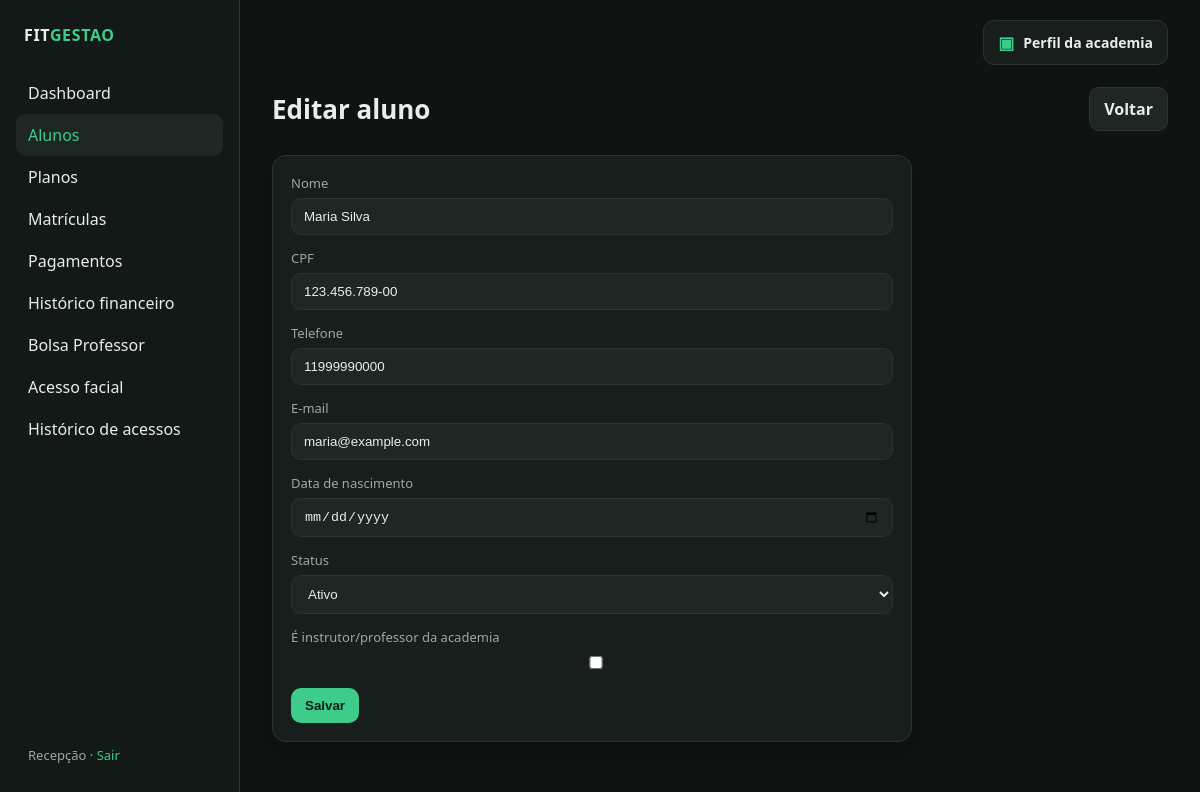
The page /alunos/1/editar (signed in) on the database its author committed.
### app/models.py (models this page shows)
class User(UserMixin, db.Model):
    id = db.Column(db.Integer, primary_key=True)
    username = db.Column(db.String(80), unique=True, nullable=False)
    name = db.Column(db.String(120), nullable=False)
    password_hash = db.Column(db.String(255), nullable=False)
    payments = db.relationship("Payment", backref="registered_by", lazy=True)

class Student(db.Model):
    id = db.Column(db.Integer, primary_key=True)
    name = db.Column(db.String(120), nullable=False)
    document = db.Column(db.String(20), unique=True, nullable=False)
    phone = db.Column(db.String(30), nullable=True)
    email = db.Column(db.String(120), nullable=True)
    birth_date = db.Column(db.Date, nullable=True)
    status = db.Column(db.String(20), nullable=False, default="ativo")
    is_instructor = db.Column(db.Boolean, nullable=False, default=False)
    controlid_user_id = db.Column(db.Integer, unique=True, nullable=True)
    face_registered = db.Column(db.Boolean, nullable=False, default=False)
    created_at = db.Column(db.DateTime, server_default=db.func.now())
    enrollments = db.relationship(
        "Enrollment", backref="student", lazy=True, order_by="Enrollment.start_date.desc()"
    )

### app/routes/students.py (the view, shortened to what this page needs)
@bp.route("/<int:student_id>/editar", methods=["GET", "POST"])
@login_required
def edit(student_id):
    student = Student.query.get_or_404(student_id)
    form = StudentForm(obj=student)
    return render_template(
        "students/form.html", form=form, title="Editar aluno", student=student
    )

### app/forms.py
class StudentForm(FlaskForm):
    name = StringField("Nome", validators=[DataRequired(), Length(max=120)])
    document = StringField("CPF", validators=[DataRequired(), Length(max=20)])
    phone = StringField("Telefone", validators=[Optional(), Length(max=30)])
    email = StringField("E-mail", validators=[Optional(), Email(), Length(max=120)])
    birth_date = DateField("Data de nascimento", validators=[Optional()])
    status = SelectField(
        "Status",
        choices=[("ativo", "Ativo"), ("inativo", "Inativo")],
        default="ativo",
    )
    is_instructor = BooleanField("É instrutor/professor da academia")

### app/templates/students/form.html (shortened to what this page needs)
{% extends "base.html" %}
{% block content %}
<div class="topbar">
  <h1>{{ title }}</h1>
  <a class="btn secondary" href="{{ url_for('students.list_students') }}">Voltar</a>
</div>
<div class="card" style="max-width:640px">
  <form method="post">
    {% for field in [form.name, form.document, form.phone, form.email, form.birth_date, form.status, form.is_instructor] %}
    <div class="field">
      {{ field.label }}
      {{ field() }}
    </div>
    {% endfor %}
    <button class="btn" type="submit">Salvar</button>
  </form>
</div>
{% endblock %}

### app/templates/base.html (shortened to what this page needs)
<!doctype html>
<html lang="pt-BR">
<head>
  <link rel="stylesheet" href="{{ url_for('static', filename='css/style.css') }}">
</head>
<body>
<div class="layout">
  <aside class="sidebar">
    <p class="brand">FIT<span>GESTAO</span></p>
    <nav class="nav">
      <a href="{{ url_for('dashboard.index') }}" class="{{ 'active' if request.endpoint == 'dashboard.index' }}">Dashboard</a>
      <a href="{{ url_for('students.list_students') }}" class="{{ 'active' if request.endpoint and request.endpoint.startswith('students.') }}">Alunos</a>
      <a href="{{ url_for('plans.list_plans') }}" class="{{ 'active' if request.endpoint and request.endpoint.startswith('plans.') }}">Planos</a>
      <a href="{{ url_for('enrollments.list_enrollments') }}" class="{{ 'active' if request.endpoint and request.endpoint.startswith('enrollments.') }}">Matrículas</a>
      <a href="{{ url_for('payments.list_payments') }}" class="{{ 'active' if request.endpoint and request.endpoint.startswith('payments.') }}">Pagamentos</a>
      <a href="{{ url_for('payments.history') }}" class="{{ 'active' if request.endpoint == 'payments.history' }}">Histórico financeiro</a>
      <a href="{{ url_for('scholarships.index') }}" class="{{ 'active' if request.endpoint and request.endpoint.startswith('scholarships.') }}">Bolsa Professor</a>
      <a href="{{ url_for('facial_access.index') }}" class="{{ 'active' if request.endpoint == 'facial_access.index' }}">Acesso facial</a>
      <a href="{{ url_for('facial_access.history') }}" class="{{ 'active' if request.endpoint == 'facial_access.history' }}">Histórico de acessos</a>
    </nav>
    <div class="user">
      {{ current_user.name }} · <a href="{{ url_for('auth.logout') }}">Sair</a>
    </div>
  </aside>
  <main class="main">
    <div class="main-top-actions">
      <a class="academy-profile-link {{ 'active' if request.endpoint and request.endpoint.startswith('academy.') }}"
         href="{{ url_for('academy.profile') }}">
        <span class="academy-profile-icon">▣</span>
        <span>Perfil da academia</span>
      </a>
    </div>
    {% block content %}{% endblock %}
  </main>
</div>
</body>
</html>

### app/static/css/style.css (style rules this page uses)
:root { --bg: #0f1412; --panel: #171e1b; --panel-2: #1e2723; --line: #2a3530; --text: #e8eee9; --muted: #9aaba1; --accent: #3dcc8a; --accent-dim: #1f6f4d; --danger: #e05a5a; --warn: #e0b45a; --info: #5aa8e0; --radius: 14px; --shadow: 0 10px 30px rgba(0, 0, 0, 0.28); font-family: "Segoe UI", system-ui, sans-serif; }
* { box-sizing: border-box; }
html, body { margin: 0; min-height: 100%; background: var(--bg); color: var(--text); }
a { color: var(--accent); text-decoration: none; }
.layout { display: grid; grid-template-columns: 240px 1fr; min-height: 100vh; }
.sidebar { background: #121916; border-right: 1px solid var(--line); padding: 24px 16px; display: flex; flex-direction: column; gap: 8px; }
.brand { font-weight: 700; letter-spacing: 0.04em; margin: 0 8px 18px; }
.brand span { color: var(--accent); }
.nav a { display: block; color: var(--text); padding: 10px 12px; border-radius: 10px; text-decoration: none; }
.nav a:hover, .nav a.active { background: var(--panel-2); color: var(--accent); }
.sidebar .user { margin-top: auto; color: var(--muted); font-size: 13px; padding: 12px; }
.main { padding: 28px 32px 48px; }
.topbar { display: flex; justify-content: space-between; align-items: center; gap: 16px; margin-bottom: 24px; }
h1 { margin: 0; font-size: 26px; }
.card { background: var(--panel); border: 1px solid var(--line); border-radius: var(--radius); padding: 18px; box-shadow: var(--shadow); }
input, select, textarea { background: var(--panel-2); border: 1px solid var(--line); color: var(--text); border-radius: 10px; padding: 10px 12px; width: 100%; }
label { display: block; margin-bottom: 6px; color: var(--muted); font-size: 13px; }
.field { margin-bottom: 14px; }
.btn { display: inline-flex; align-items: center; justify-content: center; background: var(--accent); color: #062015; font-weight: 700; border: 0; border-radius: 10px; padding: 10px 14px; cursor: pointer; text-decoration: none; }
.btn.secondary { background: var(--panel-2); color: var(--text); border: 1px solid var(--line); }
.main-top-actions { display: flex; justify-content: flex-end; margin: -8px 0 22px; }
.academy-profile-link { display: inline-flex; align-items: center; gap: 9px; padding: 10px 14px; border: 1px solid var(--line); border-radius: 11px; background: var(--panel); color: var(--text); font-size: 14px; font-weight: 600; text-decoration: none; }
.academy-profile-icon { color: var(--accent); font-size: 17px; }

### rows shown on the page
User: name "Recepção"
Student: name "Maria Silva" "123.456.789-00" "11999990000" "maria@example.com" "Ativo"

### other values the page prints
{{ title }} "Editar aluno"
{{ field.label }} "Nome" "CPF" "Telefone" "E-mail" "Data de nascimento" "Status" "É instrutor/professor da academia"
